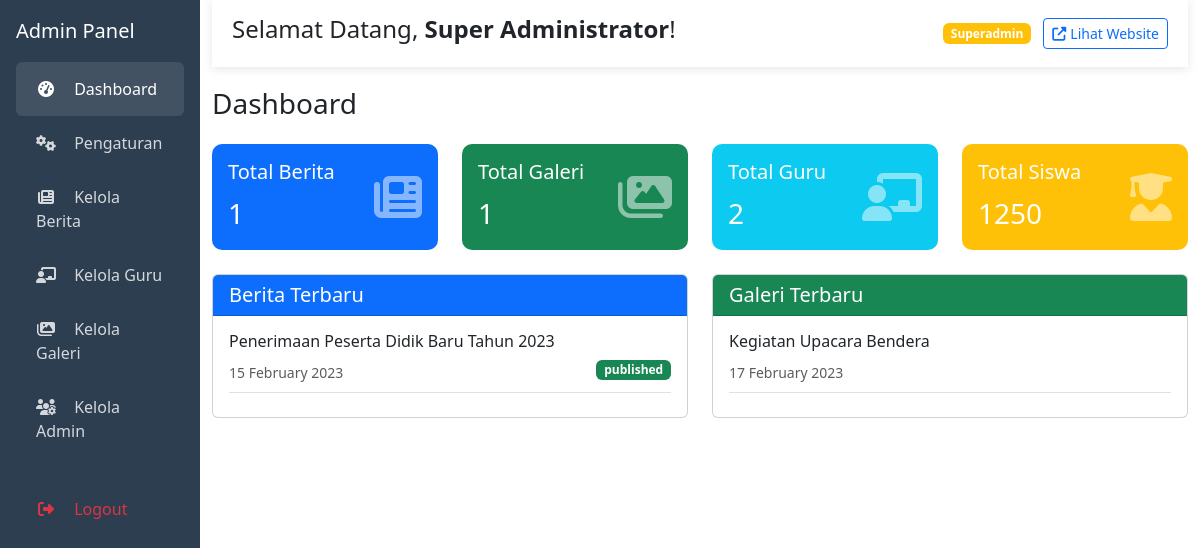
Page /admin.php (signed in) on the committed database.
### tables this page shows
CREATE TABLE school_settings (
    id INT PRIMARY KEY AUTO_INCREMENT,
    name VARCHAR(255) NOT NULL,
    address TEXT NOT NULL,
    phone VARCHAR(50) NOT NULL,
    email VARCHAR(100) NOT NULL,
    vision TEXT NOT NULL,
    mission TEXT NOT NULL,
    total_students INT DEFAULT 0,
    hero_background TEXT,
    section_background TEXT,
    created_at TIMESTAMP DEFAULT CURRENT_TIMESTAMP,
    updated_at TIMESTAMP DEFAULT CURRENT_TIMESTAMP ON UPDATE CURRENT_TIMESTAMP
);

CREATE TABLE news (
    id INT PRIMARY KEY AUTO_INCREMENT,
    title VARCHAR(255) NOT NULL,
    content TEXT NOT NULL,
    image TEXT NOT NULL,
    date DATE NOT NULL,
    status ENUM('published', 'draft') DEFAULT 'published',
    created_at TIMESTAMP DEFAULT CURRENT_TIMESTAMP,
    updated_at TIMESTAMP DEFAULT CURRENT_TIMESTAMP ON UPDATE CURRENT_TIMESTAMP
);

CREATE TABLE gallery (
    id INT PRIMARY KEY AUTO_INCREMENT,
    title VARCHAR(255) NOT NULL,
    image TEXT NOT NULL,
    date DATE NOT NULL,
    created_at TIMESTAMP DEFAULT CURRENT_TIMESTAMP
);

### config/helpers.php (called while the page is built, shortened)
<?php
if (!function_exists('formatDate')) {
    function formatDate($dateString) {
        return date('d F Y', strtotime($dateString));
    }
}
?>

### admin.php (the view, shortened to what this page needs)
<?php
require_once 'config/helpers.php';
$database = new Database();
$db = $database->getConnection();
$admin = $_SESSION['admin'];
$settings = $db->query("SELECT * FROM school_settings LIMIT 1")->fetch(PDO::FETCH_ASSOC);
$news = $db->query("SELECT * FROM news ORDER BY date DESC")->fetchAll(PDO::FETCH_ASSOC);
$gallery = $db->query("SELECT * FROM gallery ORDER BY date DESC")->fetchAll(PDO::FETCH_ASSOC);
$teachers = $db->query("SELECT * FROM teachers ORDER BY name ASC")->fetchAll(PDO::FETCH_ASSOC);
$admins = $db->query("SELECT * FROM admins ORDER BY id ASC")->fetchAll(PDO::FETCH_ASSOC);
?>
<!DOCTYPE html>
<html lang="id">
<head>
    <link href="https://cdn.jsdelivr.net/npm/bootstrap@5.3.0/dist/css/bootstrap.min.css" rel="stylesheet">
    <link rel="stylesheet" href="https://cdnjs.cloudflare.com/ajax/libs/font-awesome/6.4.0/css/all.min.css">
</head>
<body>
    <div class="container-fluid">
        <div class="row">
            <div class="col-md-3 col-lg-2 admin-sidebar">
                <div class="d-flex flex-column align-items-center align-items-sm-start px-3 pt-3 text-white min-vh-100">
                    <a href="index.php" class="d-flex align-items-center pb-3 mb-md-0 me-md-auto text-white text-decoration-none">
                        <span class="fs-5 d-none d-sm-inline">Admin Panel</span>
                    </a>
                    <ul class="nav nav-pills flex-column mb-sm-auto mb-0 align-items-center align-items-sm-start w-100" id="admin-menu">
                        <li class="nav-item w-100">
                            <button class="nav-link active" data-bs-toggle="tab" data-bs-target="#dashboard">
                                <i class="fas fa-tachometer-alt"></i> <span class="ms-1 d-none d-sm-inline">Dashboard</span>
                            </button>
                        </li>
                        <li class="nav-item w-100">
                            <button class="nav-link" data-bs-toggle="tab" data-bs-target="#settings">
                                <i class="fas fa-cogs"></i> <span class="ms-1 d-none d-sm-inline">Pengaturan</span>
                            </button>
                        </li>
                        <li class="nav-item w-100">
                            <button class="nav-link" data-bs-toggle="tab" data-bs-target="#news">
                                <i class="fas fa-newspaper"></i> <span class="ms-1 d-none d-sm-inline">Kelola Berita</span>
                            </button>
                        </li>
                        <li class="nav-item w-100">
                            <button class="nav-link" data-bs-toggle="tab" data-bs-target="#teachers">
                                <i class="fas fa-chalkboard-teacher"></i> <span class="ms-1 d-none d-sm-inline">Kelola Guru</span>
                            </button>
                        </li>
                        <li class="nav-item w-100">
                            <button class="nav-link" data-bs-toggle="tab" data-bs-target="#gallery">
                                <i class="fas fa-images"></i> <span class="ms-1 d-none d-sm-inline">Kelola Galeri</span>
                            </button>
                        </li>
                        <?php if ($admin['role'] === 'superadmin'): ?>
                        <li class="nav-item w-100">
                            <button class="nav-link" data-bs-toggle="tab" data-bs-target="#admins">
                                <i class="fas fa-users-cog"></i> <span class="ms-1 d-none d-sm-inline">Kelola Admin</span>
                            </button>
                        </li>
                        <?php endif; ?>
                        <li class="nav-item w-100 mt-4">
                            <a href="?logout" class="nav-link text-danger">
                                <i class="fas fa-sign-out-alt"></i> <span class="ms-1 d-none d-sm-inline">Logout</span>
                            </a>
                        </li>
                    </ul>
                </div>
            </div>
            <div class="col-md-9 col-lg-10 admin-content">
                <div class="admin-header d-flex justify-content-between align-items-center">
                    <h4>Selamat Datang, <strong><?php echo $admin['fullname']; ?></strong>!</h4>
                    <div>
                        <span class="badge bg-<?php echo $admin['role'] === 'superadmin' ? 'warning' : 'info'; ?>">
                            <?php echo ucfirst($admin['role']); ?>
                        </span>
                        <a href="index.php" class="btn btn-sm btn-outline-primary ms-2">
                            <i class="fas fa-external-link-alt me-1"></i>Lihat Website
                        </a>
                    </div>
                </div>
                <div class="tab-content">
                    <div class="tab-pane fade show active" id="dashboard">
                        <h3 class="mb-4">Dashboard</h3>
                        <div class="row">
                            <div class="col-md-3 mb-4">
                                <div class="card stats-card text-white bg-primary">
                                    <div class="card-body">
                                        <div class="d-flex justify-content-between align-items-center">
                                            <div>
                                                <h5 class="card-title">Total Berita</h5>
                                                <p class="card-text fs-3"><?php echo count($news); ?></p>
                                            </div>
                                            <i class="fas fa-newspaper fa-3x opacity-50"></i>
                                        </div>
                                    </div>
                                </div>
                            </div>
                            <div class="col-md-3 mb-4">
                                <div class="card stats-card text-white bg-success">
                                    <div class="card-body">
                                        <div class="d-flex justify-content-between align-items-center">
                                            <div>
                                                <h5 class="card-title">Total Galeri</h5>
                                                <p class="card-text fs-3"><?php echo count($gallery); ?></p>
                                            </div>
                                            <i class="fas fa-images fa-3x opacity-50"></i>
                                        </div>
                                    </div>
                                </div>
                            </div>
                            <div class="col-md-3 mb-4">
                                <div class="card stats-card text-white bg-info">
                                    <div class="card-body">
                                        <div class="d-flex justify-content-between align-items-center">
                                            <div>
                                                <h5 class="card-title">Total Guru</h5>
                                                <p class="card-text fs-3"><?php echo count($teachers); ?></p>
                                            </div>
                                            <i class="fas fa-chalkboard-teacher fa-3x opacity-50"></i>
                                        </div>
                                    </div>
                                </div>
                            </div>
                            <div class="col-md-3 mb-4">
                                <div class="card stats-card text-white bg-warning">
                                    <div class="card-body">
                                        <div class="d-flex justify-content-between align-items-center">
                                            <div>
                                                <h5 class="card-title">Total Siswa</h5>
                                                <p class="card-text fs-3"><?php echo $settings['total_students']; ?></p>
                                            </div>
                                            <i class="fas fa-user-graduate fa-3x opacity-50"></i>
                                        </div>
                                    </div>
                                </div>
                            </div>
                        </div>
                        <div class="row">
                            <div class="col-md-6">
                                <div class="card">
                                    <div class="card-header bg-primary text-white">
                                        <h5 class="mb-0">Berita Terbaru</h5>
                                    </div>
                                    <div class="card-body">
                                        <?php if ($news): ?>
                                            <?php foreach (array_slice($news, 0, 5) as $item): ?>
                                                <div class="border-bottom pb-2 mb-2">
                                                    <h6><?php echo $item['title']; ?></h6>
                                                    <small class="text-muted"><?php echo formatDate($item['date']); ?></small>
                                                    <span class="badge bg-<?php echo $item['status'] === 'published' ? 'success' : 'secondary'; ?> float-end">
                                                        <?php echo $item['status']; ?>
                                                    </span>
                                                </div>
                                            <?php endforeach; ?>
                                        <?php else: ?>
                                            <p class="text-muted">Belum ada berita.</p>
                                        <?php endif; ?>
                                    </div>
                                </div>
                            </div>
                            <div class="col-md-6">
                                <div class="card">
                                    <div class="card-header bg-success text-white">
                                        <h5 class="mb-0">Galeri Terbaru</h5>
                                    </div>
                                    <div class="card-body">
                                        <?php if ($gallery): ?>
                                            <?php foreach (array_slice($gallery, 0, 5) as $item): ?>
                                                <div class="border-bottom pb-2 mb-2">
                                                    <h6><?php echo $item['title']; ?></h6>
                                                    <small class="text-muted"><?php echo formatDate($item['date']); ?></small>
                                                </div>
                                            <?php endforeach; ?>
                                        <?php else: ?>
                                            <p class="text-muted">Belum ada foto galeri.</p>
                                        <?php endif; ?>
                                    </div>
                                </div>
                            </div>
                        </div>
                    </div>
                </div>
            </div>
        </div>
    </div>
</body>
</html>

### admin.php (style rules this page uses)
:root { --primary: #2c3e50; --secondary: #3498db; --accent: #e74c3c; }
.admin-sidebar { background-color: var(--primary); color: white; min-height: 100vh; padding: 0; }
.admin-sidebar .nav-link { color: rgba(255,255,255,0.8); padding: 15px 20px; border-bottom: 1px solid rgba(255,255,255,0.1); transition: all 0.3s; border: none; background: none; width: 100%; text-align: left; }
.admin-sidebar .nav-link:hover, .admin-sidebar .nav-link.active { background-color: rgba(255,255,255,0.1); color: white; }
.admin-sidebar .nav-link i { margin-right: 10px; width: 20px; text-align: center; }
.admin-header { background-color: white; box-shadow: 0 2px 10px rgba(0,0,0,0.1); padding: 15px 20px; margin-bottom: 20px; }
.stats-card { border: none; border-radius: 10px; transition: transform 0.3s; }
.tab-content { min-height: 500px; }

### rows in the picture
school_settings: total_students "1250"
news: title "Penerimaan Peserta Didik Baru Tahun 2023", date "15 February 2023", status "published"
gallery: title "Kegiatan Upacara Bendera", date "17 February 2023"

### other values in the picture
$admin['fullname'] "Super Administrator"
$admin['role'] "Superadmin"
count($news) "1"
count($gallery) "1"
count($teachers) "2"
